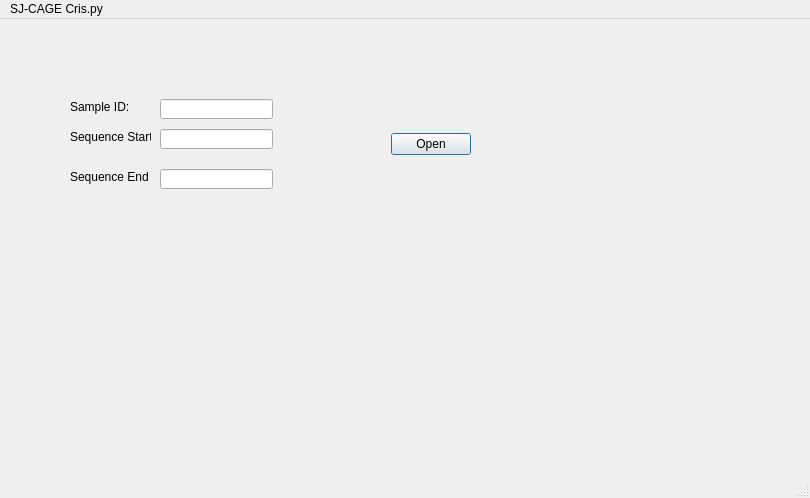
<?xml version="1.0" encoding="UTF-8"?>
<ui version="4.0">
 <class>MainWindow</class>
 <widget class="QMainWindow" name="MainWindow">
  <property name="geometry">
   <rect>
    <x>0</x>
    <y>0</y>
    <width>810</width>
    <height>498</height>
   </rect>
  </property>
  <property name="windowTitle">
   <string>MainWindow</string>
  </property>
  <widget class="QWidget" name="centralwidget">
   <widget class="QLabel" name="idLbl">
    <property name="geometry">
     <rect>
      <x>70</x>
      <y>80</y>
      <width>81</width>
      <height>16</height>
     </rect>
    </property>
    <property name="text">
     <string>Sample ID:</string>
    </property>
   </widget>
   <widget class="QDialogButtonBox" name="TestSeqBtnBx">
    <property name="geometry">
     <rect>
      <x>380</x>
      <y>110</y>
      <width>91</width>
      <height>31</height>
     </rect>
    </property>
    <property name="standardButtons">
     <set>QDialogButtonBox::Open</set>
    </property>
   </widget>
   <widget class="QLineEdit" name="sampIDBx">
    <property name="geometry">
     <rect>
      <x>160</x>
      <y>80</y>
      <width>113</width>
      <height>20</height>
     </rect>
    </property>
   </widget>
   <widget class="QLineEdit" name="seqSrtBx">
    <property name="geometry">
     <rect>
      <x>160</x>
      <y>110</y>
      <width>113</width>
      <height>20</height>
     </rect>
    </property>
   </widget>
   <widget class="QLabel" name="seqSrtLbl">
    <property name="geometry">
     <rect>
      <x>70</x>
      <y>110</y>
      <width>81</width>
      <height>16</height>
     </rect>
    </property>
    <property name="text">
     <string>Sequence Start</string>
    </property>
   </widget>
   <widget class="QLineEdit" name="seqEndBx">
    <property name="geometry">
     <rect>
      <x>160</x>
      <y>150</y>
      <width>113</width>
      <height>20</height>
     </rect>
    </property>
   </widget>
   <widget class="QLabel" name="seqEndLbl">
    <property name="geometry">
     <rect>
      <x>70</x>
      <y>150</y>
      <width>81</width>
      <height>16</height>
     </rect>
    </property>
    <property name="text">
     <string>Sequence End</string>
    </property>
   </widget>
  </widget>
  <widget class="QMenuBar" name="menubar">
   <property name="geometry">
    <rect>
     <x>0</x>
     <y>0</y>
     <width>810</width>
     <height>21</height>
    </rect>
   </property>
   <widget class="QMenu" name="menuSJ_CAGE_Cris_py">
    <property name="title">
     <string>SJ-CAGE Cris.py</string>
    </property>
   </widget>
   <addaction name="menuSJ_CAGE_Cris_py"/>
  </widget>
  <widget class="QStatusBar" name="statusbar"/>
 </widget>
 <resources/>
 <connections/>
</ui>
